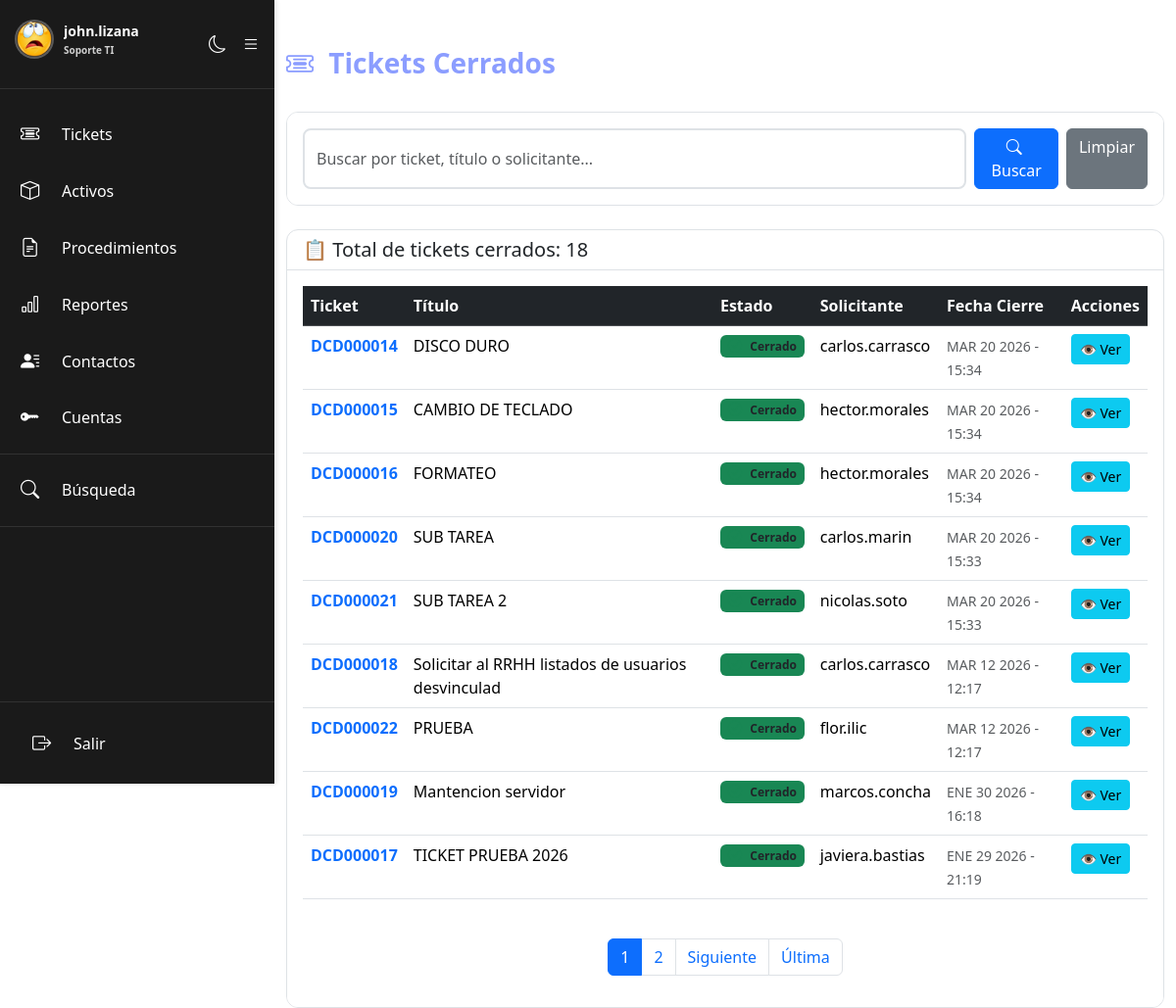
Page /tickets_cerrados.php (signed in) on the earlier database version.
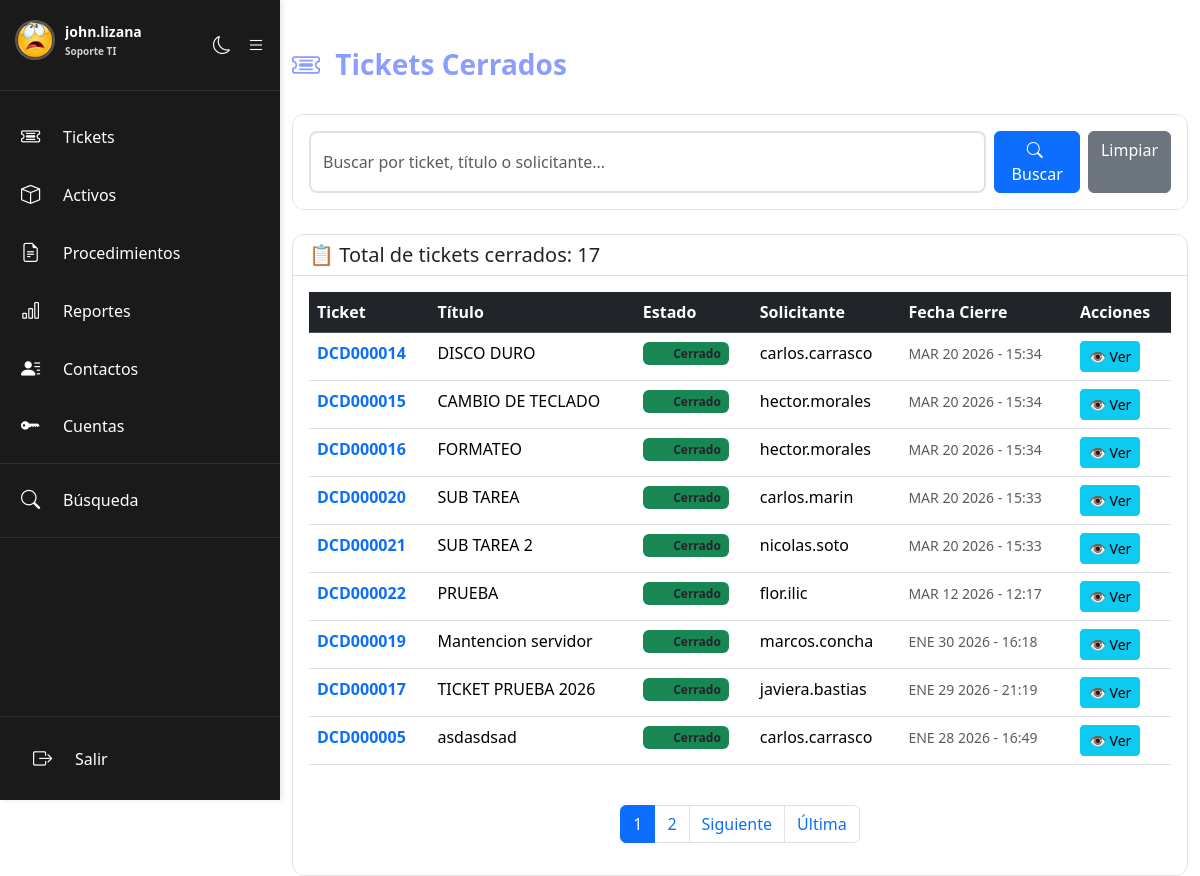
Same page on the later database version.
### tables this page shows
CREATE TABLE `tickets` (
  `id` int(11) NOT NULL AUTO_INCREMENT,
  `ticket_padre_id` int(11) DEFAULT NULL,
  `ticket_number` varchar(50) NOT NULL,
  `titulo` varchar(255) NOT NULL,
  `descripcion` longtext DEFAULT NULL,
  `estado` varchar(50) DEFAULT 'sin abrir',
  `es_cerrado` tinyint(1) DEFAULT 0,
  `usuario_creador` int(11) DEFAULT NULL,
  `nombre_solicitante` varchar(255) DEFAULT NULL,
  `propietario` int(11) DEFAULT NULL,
  `responsable` int(11) DEFAULT NULL,
  `fecha_creacion` datetime DEFAULT current_timestamp(),
  `fecha_ultima_modificacion` datetime DEFAULT current_timestamp() ON UPDATE current_timestamp(),
  `motivo_cierre` varchar(255) DEFAULT NULL,
  `estado_cancelacion` varchar(255) DEFAULT NULL,
  PRIMARY KEY (`id`),
  UNIQUE KEY `ticket_number` (`ticket_number`),
  KEY `usuario_creador` (`usuario_creador`),
  KEY `propietario` (`propietario`),
  KEY `responsable` (`responsable`),
  KEY `fk_ticket_padre` (`ticket_padre_id`),
  CONSTRAINT `fk_ticket_padre` FOREIGN KEY (`ticket_padre_id`) REFERENCES `tickets` (`id`) ON DELETE CASCADE,
  CONSTRAINT `tickets_ibfk_1` FOREIGN KEY (`usuario_creador`) REFERENCES `users` (`id`),
  CONSTRAINT `tickets_ibfk_2` FOREIGN KEY (`propietario`) REFERENCES `users` (`id`),
  CONSTRAINT `tickets_ibfk_3` FOREIGN KEY (`responsable`) REFERENCES `users` (`id`)
);

### includes/config.php (called while the page is built, shortened)
<?php
function formatearFechaHora($fecha) {
    $meses = ['', 'ENE', 'FEB', 'MAR', 'ABR', 'MAY', 'JUN', 'JUL', 'AGO', 'SEP', 'OCT', 'NOV', 'DIC'];
    $timestamp = strtotime($fecha);
    $mes = $meses[date('n', $timestamp)];
    $dia = date('d', $timestamp);
    $año = date('Y', $timestamp);
    $hora = date('H:i', $timestamp);
    return "$mes $dia $año - $hora";
}

### tickets_cerrados.php (the view, shortened to what the changed rows need)
<?php
require_once 'includes/config.php';
$tickets = [];
$pagina = (int)($_GET["pagina"] ?? 1);
$pagina = max(1, $pagina);
try {
    $where = "es_cerrado = 1";
    $params = [];
    $stmt = $conexion->prepare("SELECT COUNT(*) as total FROM tickets WHERE $where");
    $stmt->execute($params);
    $resultado = $stmt->fetch(PDO::FETCH_ASSOC);
    $total = $resultado["total"];
    $por_pagina = 9;
    $total_paginas = ceil($total / $por_pagina);
    $offset = ($pagina - 1) * $por_pagina;
    $query = "SELECT * FROM tickets WHERE $where ORDER BY fecha_ultima_modificacion DESC LIMIT " . $por_pagina . " OFFSET " . $offset;
    $stmt = $conexion->prepare($query);
    $stmt->execute($params);
    $tickets = $stmt->fetchAll(PDO::FETCH_ASSOC);
} catch (PDOException $e) {
    $error = "Error al obtener tickets: " . $e->getMessage();
}
?>
<!DOCTYPE html>
<html lang="es" id="htmlRoot">
<head>
    <link href="https://cdn.jsdelivr.net/npm/bootstrap@5.3.8/dist/css/bootstrap.min.css" rel="stylesheet">
    <link href="css/dark-mode.css" rel="stylesheet">
</head>
<body>
    <?php include 'includes/sidebar.php'; ?>
    <div class="container mt-5">
        <div class="row">
            <div class="col-md-12">
                <div class="card">
                    <div class="card-header">
                        <h5 class="mb-0">📋 Total de tickets cerrados: <?php echo $total; ?></h5>
                    </div>
                    <div class="card-body">
                        <?php if (count($tickets) == 0): ?>
                            <p class="text-muted text-center">No hay tickets cerrados <?php echo !empty($busqueda) ? 'que coincidan con la búsqueda' : ''; ?></p>
                        <?php else: ?>
                            <div class="table-responsive">
                                <table class="table table-hover">
                                    <thead class="table-dark">
                                        <tr>
                                            <th>Ticket</th>
                                            <th>Título</th>
                                            <th>Estado</th>
                                            <th>Solicitante</th>
                                            <th>Fecha Cierre</th>
                                            <th>Acciones</th>
                                        </tr>
                                    </thead>
                                    <tbody>
                                        <?php foreach ($tickets as $ticket): ?>
                                            <tr class="ticket-list-row">
                                                <td>
                                                    <a href="ver_ticket.php?id=<?php echo $ticket['id']; ?>" class="text-decoration-none">
                                                        <strong><?php echo htmlspecialchars($ticket["ticket_number"]); ?></strong>
                                                    </a>
                                                </td>
                                                <td><?php echo htmlspecialchars(substr($ticket["titulo"], 0, 50)); ?></td>
                                                <td>
                                                    <span class="badge bg-success"><i class="bi bi-check-circle"></i> Cerrado</span>
                                                </td>
                                                <td><?php echo htmlspecialchars($ticket["nombre_solicitante"]); ?></td>
                                                <td>
                                                    <small class="text-muted"><?php echo formatearFechaHora($ticket["fecha_ultima_modificacion"]); ?></small>
                                                </td>
                                                <td>
                                                    <a href="ver_ticket.php?id=<?php echo $ticket['id']; ?>" class="btn btn-sm btn-info">👁️ Ver</a>
                                                </td>
                                            </tr>
                                        <?php endforeach; ?>
                                    </tbody>
                                </table>
                            </div>
                            <?php if ($total_paginas > 1): ?>
                                <nav aria-label="Paginación" class="mt-4">
                                    <ul class="pagination justify-content-center">
                                        <?php for ($i = max(1, $pagina - 2); $i <= min($total_paginas, $pagina + 2); $i++): ?>
                                            <li class="page-item <?php echo $i == $pagina ? 'active' : ''; ?>">
                                                <a class="page-link" href="?pagina=<?php echo $i; ?><?php echo !empty($busqueda) ? '&buscar=' . urlencode($busqueda) : ''; ?>">
                                                    <?php echo $i; ?>
                                                </a>
                                            </li>
                                        <?php endfor; ?>
                                    </ul>
                                </nav>
                            <?php endif; ?>
                        <?php endif; ?>
                    </div>
                </div>
            </div>
        </div>
    </div>
</body>
</html>

Differences in the rows shown:
removed tickets: ticket_number "DCD000018", titulo "Solicitar al RRHH listados de usuarios desvinculad", nombre_solicitante "carlos.carrasco", fecha_ultima_modificacion "MAR 12 2026 - 12:17"
now on this page (row unchanged): tickets: ticket_number "DCD000005", titulo "asdasdsad", nombre_solicitante "carlos.carrasco", fecha_ultima_modificacion "ENE 28 2026 - 16:49"
Other differences:
$total: "18" → "17"
